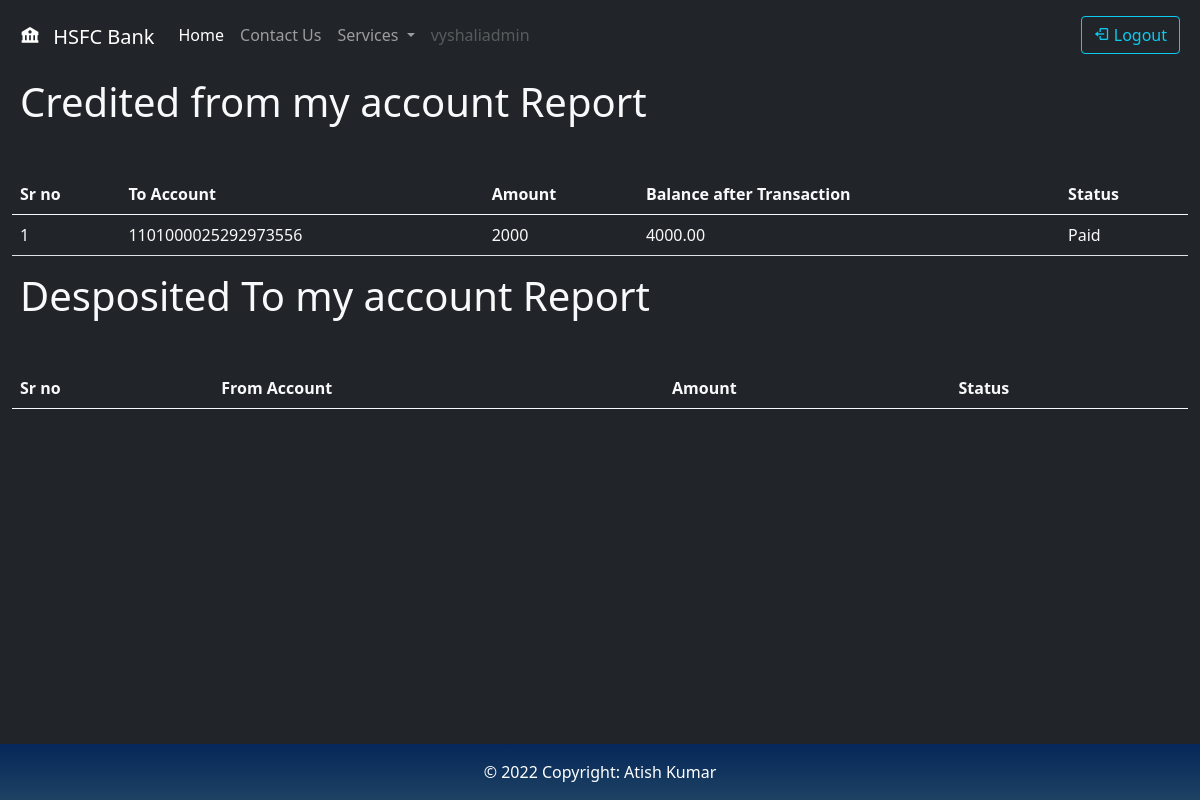
/accounts/report/1/ (signed in), run on the app's committed database.
### Transfer/models.py (models this page shows, shortened)
class TransferMoney(models.Model):
    CREDIT = 'CREDIT'
    DEBIT = 'DEBIT'
    TRANSACTION_TYPES = (
        ("CREDIT", "Credit"),
        ("DEBIT", "Debit"),
    )
    From_accno = models.ForeignKey(UserBankAccount, on_delete=models.CASCADE, related_name = 'From_accno')
    To_accno = models.ForeignKey(UserBankAccount, on_delete=models.CASCADE, related_name = 'To_accno')
    amount = models.CharField(max_length=50,blank=False)
    status = models.CharField(max_length=50,blank=False)
    Type = models.CharField(choices=TRANSACTION_TYPES, max_length=6,default ='DEBIT')
    transaction_balance = models.DecimalField(max_digits=10, decimal_places=2, default=0, null=True, blank=True)

### Account/models.py (models this page shows, shortened)
class UserBankAccount(models.Model):
    Account_id = models.AutoField(primary_key=True,editable=False,unique=True)
    user = models.ForeignKey(
        User,
        related_name='account',
        on_delete=models.CASCADE,
    )
    account_type = models.ForeignKey(
        ProductCode,
        default=1,
        related_name='accounts',
        on_delete=models.CASCADE
    )
    period = models.DecimalField(max_digits=10, decimal_places=2, default=0)
    rate = models.DecimalField(max_digits=4, decimal_places=2, default=0)
    account_no = models.PositiveBigIntegerField(null=False,blank=True,unique=True)
    account_no = models.BigIntegerField(null=False,blank=True,unique=True)
    balance = models.DecimalField(
       max_digits=6, decimal_places=2, default=0, null=True, blank=True
    )
    interest_start_date = models.DateField(
        auto_now_add=True,
        help_text=(
            'The month number that interest calculation will start from'
        )
    )
    initial_deposit_date = models.DateField(auto_now_add=True)
    Referrence_Number = models.CharField(max_length = 10,
           blank=True,
           editable=False,
           unique=True,
           default=create_new_ref_number,
      )
    def create_new_ref_number():
                not_unique = True
                while not_unique:
                    unique_ref = random.randint(1000000000, 9999999999)
                    if not UserBankAccount.objects.filter(Referrence_Number=unique_ref):
                        not_unique = False
                return str(unique_ref)
    def __str__(self):
        return str(self.account_no)

### Account/views.py (the view)
# urls.py: path('report/<int:pk>/', report,name='report' ),
def report(request,pk):
  current_user_file = UserBankAccount.objects.filter(user = request.user)
  transfer_report = UserBankAccount.objects.get(Account_id=pk)
  transfer_report2 = TransferMoney.objects.filter(From_accno=transfer_report)
  transfer_report3 = TransferMoney.objects.filter(To_accno=transfer_report)
  print(transfer_report3)
  transfer_report1 = request.user.account.all()
  context= {
    'report2':transfer_report,
    'b':transfer_report2,
    'c':transfer_report3,
    }
  return render (request, 'report.html',context)

### templates/report.html (shortened to what this page needs)
{% extends 'base.html' %}
{% block content %}
  <body class = 'bg-dark text-light'>
    <div class="container-fluid">
      <h1 class = 'm-2'>Credited from my account Report </h1>
      <table class="table bg-dark text-light mt-5">
        <thead>
          <tr>
            <th scope="col">Sr no</th>
            <th scope="col">To Account</th>
                <th scope="col">Amount</th>
                <th scope="col">Balance after Transaction</th>
                <th scope="col">Status</th>
            </tr>
        </thead>
        <tbody>
          {% for c in b %}
            <tr>
              <td>{{c.id}}</td>
              <td>{{c.To_accno}}</td>
              <td>{{c.amount}}</td>
              <td>{{c.transaction_balance}}</td>
              <td>{{c.status}}</td>
              {% endfor %}
            </tr>
          </tbody>
        </table>
        <h1 class = 'm-2'>Desposited To my account Report</h1>
<table class="table bg-dark text-light mt-5">
  <thead>
      <tr>
          <th scope="col">Sr no</th>
          <th scope="col">From Account</th>
          <th scope="col">Amount</th>
          <th scope="col">Status</th>
      </tr>
  </thead>
</table>
</div>
{% endblock content %}

### templates/base.html (shortened to what this page needs)
<!doctype html>
<html lang="en">
  <head>
    <link href="https://cdn.jsdelivr.net/npm/bootstrap@5.0.2/dist/css/bootstrap.min.css" rel="stylesheet">
    <link href='https://unpkg.com/boxicons@2.1.2/css/boxicons.min.css' rel='stylesheet'>
  </head>
  <body class = 'bg-dark text-light'>
   <nav class="navbar navbar-expand-lg sticky-top navbar-dark bg-dark">
    <div class="container-fluid">
      <a class="navbar-brand" href="/"> <i class='bx bxs-bank m-2' ></i> HSFC Bank</a>
      <div class="collapse navbar-collapse " id="navbarSupportedContent">
        <ul class="navbar-nav me-auto mb-2 mb-lg-0">
          <li class="nav-item ">
            <a class="nav-link active " aria-current="page" href="/"> Home</a>
          </li>
          <li class="nav-item">
            <a class="nav-link" href="/"> Contact Us</a>
          </li>
          <li class="nav-item dropdown ">
            <a class="nav-link dropdown-toggle" href="#" id="navbarDropdown" role="button" data-bs-toggle="dropdown" aria-expanded="false">
                Services
            </a>
          </li>
          <li class="nav-item">
            <a class="nav-link disabled" href="#" tabindex="-1" aria-disabled="true">{{request.user}}</a>
          </li>
        </ul>
        <form class="d-flex">
          {% if user.is_authenticated %}
          <a class="btn btn-outline-info m-2" href="/logout/" role="button"> <i class='bx bx-log-out' ></i> Logout</a>
            {% else %}
            <a class="btn btn-outline-info m-2" href="/login/" role="button"> <i class='bx bx-log-in' ></i> Login or Signup</a>
              {% endif %}
            </form>
      </div>
    </div>
  </nav>
  {% block content %}
  {% endblock content %}
  <div class="footer-copyright fixed-bottom text-center py-3">© 2022 Copyright:  Atish Kumar
  </div>
</body>
</html>

### templates/base.html (style rules this page uses)
ul { padding-left: 0rem; }
a:link, a:visited { text-decoration: none; }
.footer-copyright { background-image:linear-gradient(-180deg,#05275a,#1e4263); color: white; }

### data on the page
TransferMoney: id "1", To_accno "1101000025292973556", amount "2000", transaction_balance "4000.00", status "Paid"

### other printed values
{{ request.user }} "vyshaliadmin"
